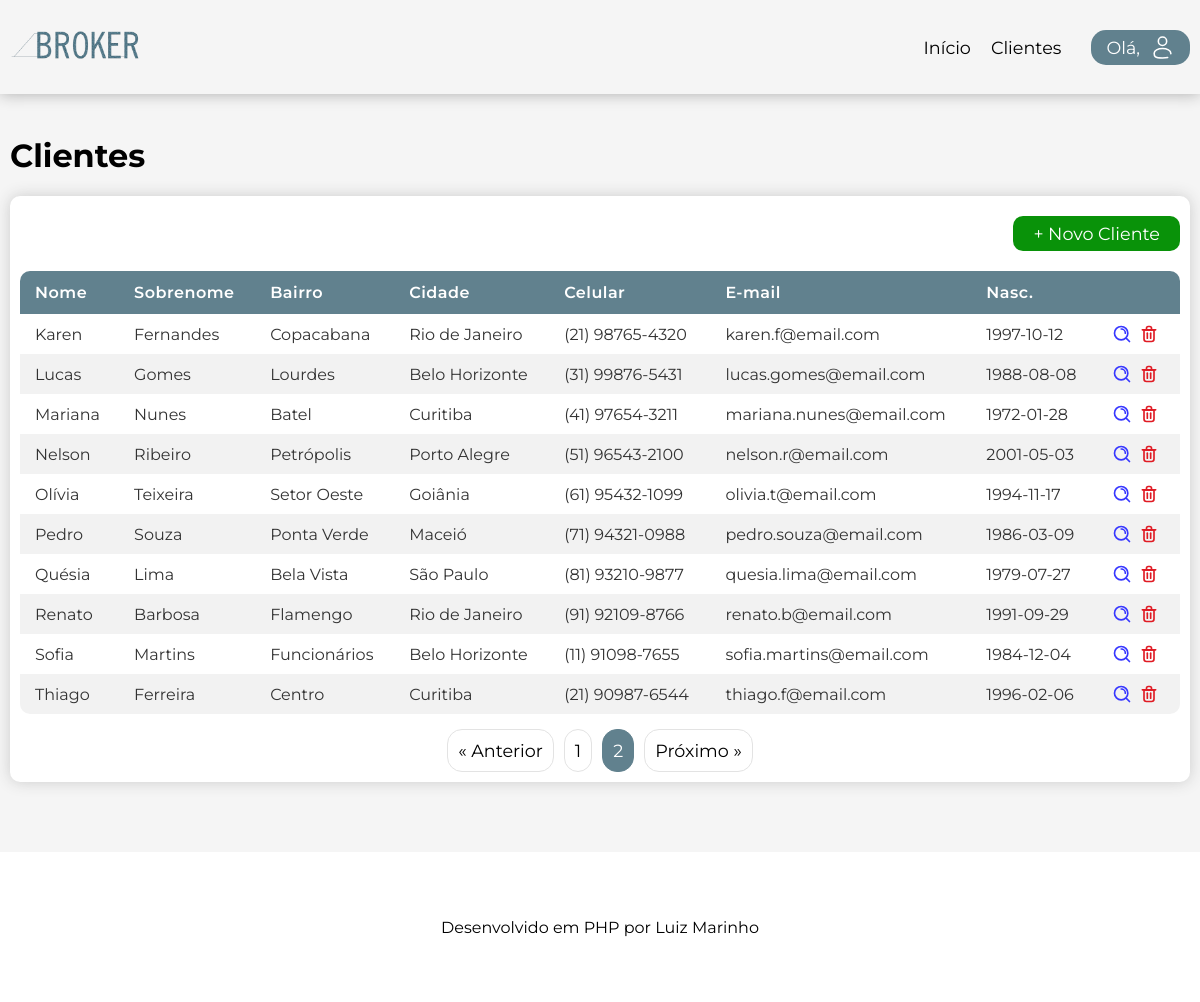
Before: /clientes?page=2 (signed in) with the older database file.
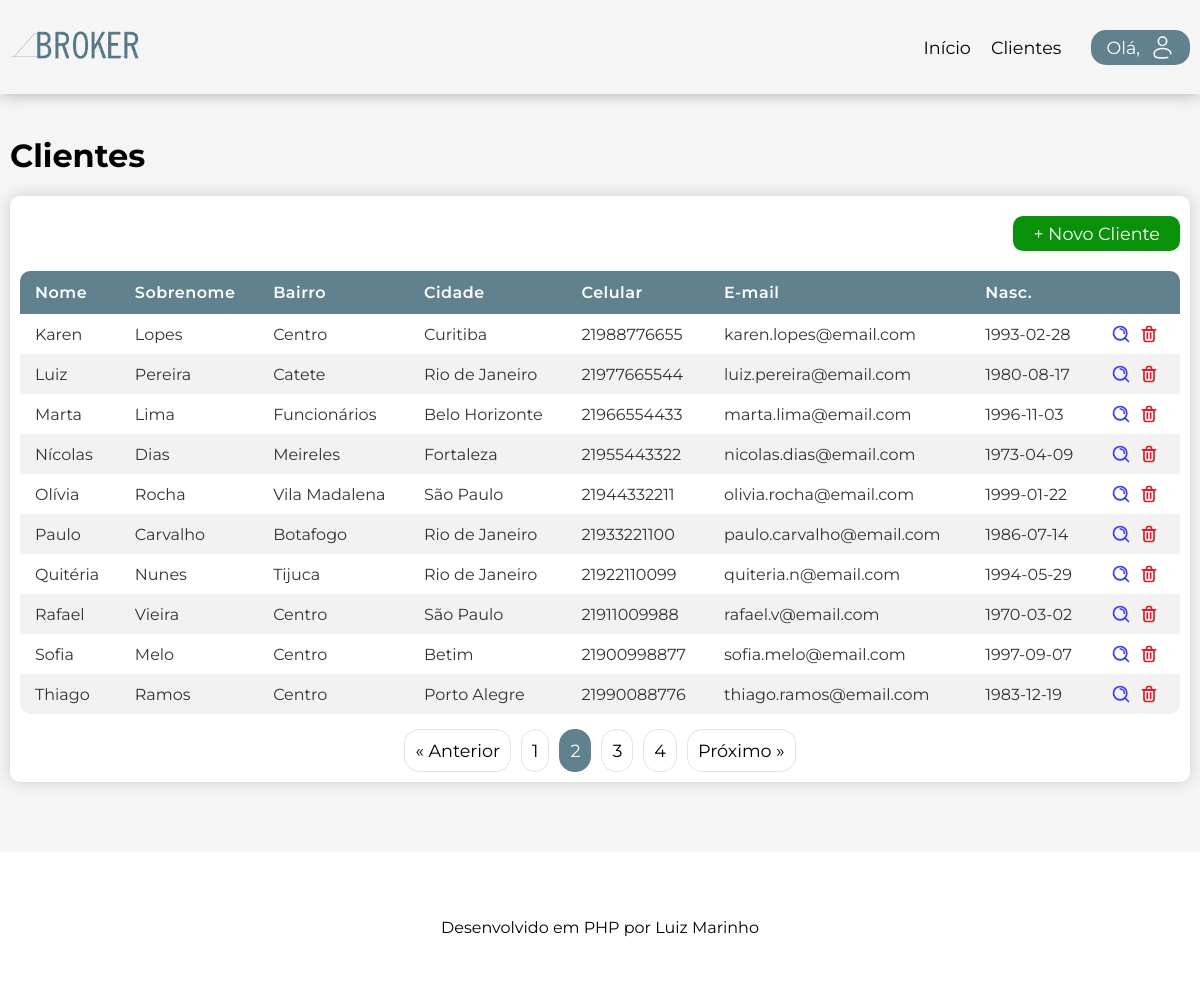
After: the same page with the newer database file.
### tables this page shows
CREATE TABLE IF NOT EXISTS addresses (
    id INT AUTO_INCREMENT NOT NULL,
    id_customer INT NOT NULL,
    street VARCHAR(100) NOT NULL,
    number INT NOT NULL,
    complement VARCHAR(10),
    neighborhood VARCHAR(100) NOT NULL,
    city VARCHAR(100) NOT NULL,
    state CHAR(2) NOT NULL,
    cep VARCHAR(8) NOT NULL,
    active BOOLEAN NOT NULL DEFAULT TRUE,
    created_at TIMESTAMP NOT NULL,
    modified_at TIMESTAMP NULL,
    deleted_at TIMESTAMP NULL,
    PRIMARY KEY(id),
    
    FOREIGN KEY(id_customer) 
    REFERENCES customers(id)
    ON DELETE CASCADE
);

CREATE TABLE IF NOT EXISTS customers (
    id INT AUTO_INCREMENT NOT NULL,
    first_name VARCHAR(40) NOT NULL,
    last_name VARCHAR(40) NOT NULL,
    cpf VARCHAR(11) UNIQUE,
    birth_date DATE,
    cellphone VARCHAR(15),
    email varchar(254) UNIQUE,
    active BOOLEAN NOT NULL DEFAULT TRUE,
    created_at TIMESTAMP NOT NULL,
    modified_at TIMESTAMP NULL,
    deleted_at TIMESTAMP NULL,
    PRIMARY KEY(id)
);

### App/Controller/CustomerController.php (called while the page is built, shortened)
<?php
final class CustomerController {
    private readonly CustomerUsecase $usecase;
    public function __construct(CustomerUsecase $usecase) {
        $this->usecase = $usecase;
    }
    final public function list(): void {
        $limit = 10;
        $currentPage = filter_input(INPUT_GET, 'page', FILTER_VALIDATE_INT) ?? 1;
        $offset = ($currentPage - 1) * $limit;
        $customers = $this->usecase->getAll($limit, $offset);
        $totalPages = ceil($customers['total_records'] / $limit);
        require_once VIEW . 'pages/customers.php';
    }
}

### App/Usecase/CustomerUsecase.php (called while the page is built, shortened)
<?php
final class CustomerUsecase {
    private readonly CustomerRepository $customerRepo;
    public function __construct(CustomerRepository $customerRepo, AddressRepository $addressRepo) {
        $this->customerRepo = $customerRepo;
    }
    public function getAll(int $limit, int $offset):?array {
        $result = $this->customerRepo->fetchAll($limit, $offset);
        if (!empty($result)) {
            return $result;
        }
        return null;
    }
}

### App/Repository/CustomerRepository.php (called while the page is built, shortened)
<?php
class CustomerRepository {
    private readonly mysqli $db;
    public function __construct(mysqli $db) {
        $this->db = $db;
    }
    public function fetchAll(int $limit, int $offset): ?array {
        $totalRecords = $this->countAll();
        $query = "SELECT c.id, c.first_name, c.last_name, c.cpf, c.birth_date, c.cellphone, c.email, a.neighborhood, a.city
                FROM customers c
                LEFT JOIN addresses a ON c.id = a.id_customer
                WHERE c.active = true
                ORDER BY COALESCE(c.modified_at, c.created_at) DESC
                LIMIT ? OFFSET ?";
        $stmt = $this->db->prepare($query);
        $success = $stmt->bind_param("ii", $limit, $offset);
        $stmt->execute();
        $result = $stmt->get_result()->fetch_all(MYSQLI_ASSOC);
        if (!empty($result)) {
            $customers = [];
            foreach ($result as $row) {
                $address = new AddressDtoResponse(null, null,null,null,$row['neighborhood'],$row['city']);
                $customer = new CustomerDtoResponse($row['id'], $row['first_name'], $row['last_name'], $row['cpf'], $row['birth_date'],
                        $row['email'], $row['cellphone'], $address);
                $customers[] = $customer;
            }
            return [
                'customers' => $customers,
                'total_records' => $totalRecords
            ];
        }
        return null;
    }
    public function countAll(): int {
        $query = "SELECT COUNT(id)
                    FROM customers
                    WHERE active = true;";
        $result = $this->db->query($query)->fetch_row();
        return (int) $result[0];
    }
}

### App/Dto/Response/CustomerDtoResponse.php (called while the page is built, shortened)
<?php
    final class CustomerDtoResponse {
        private ?int $id;
        private ?string $firstName;
        private ?string $lastName;
        private ?string $birthDate;
        private ?string $email;
        private ?string $cellphone;
        private ?AddressDtoResponse $address;
        public function getId(): ?int {
            return $this->id;
        }
        public function getFirstName(): ?string {
            return $this->firstName;
        }
        public function getLastName(): ?string {
            return $this->lastName;
        }
        public function getBirthDate(): ?string {
            return $this->birthDate;
        }
        public function getEmail(): ?string {
            return $this->email;
        }
        public function getCellphone(): ?string {
            return $this->cellphone;
        }
        public function getAddress(): ?AddressDtoResponse {
            return $this->address;
        }
        private function setId(?int $id): void {
            $this->id = $id;
        }
        public function setFirstName(?string $firstName): void {
            $this->firstName = $firstName;
        }
        public function setLastName(?string $lastName): void {
            $this->lastName = $lastName;
        }
        public function setBirthDate(?string $birthDate): void {
            $this->birthDate = $birthDate;
        }
        public function setEmail(?string $email): void {
            if (!empty($email)) {
                if (filter_var($email, FILTER_VALIDATE_EMAIL)) {
                    $this->email = $email;
                    return;
                }
                throw new Exception("Email is not valid", 400);
            } else {
                $this->email = $email;
            }
        }
        public function setCellphone(?string $cellphone): void {
            $this->cellphone = $cellphone;
        }
        public function setAddress(?AddressDtoResponse $address): void {
            $this->address = $address;
        }
    }

### App/Dto/Response/AddressDtoResponse.php (called while the page is built, shortened)
<?php
final class AddressDtoResponse {
    private ?string $neighborhood;
    private ?string $city;
    public function getNeighborhood(): ?string {
        return $this->neighborhood;
    }
    public function getCity(): ?string {
        return $this->city;
    }
    public function setNeighborhood(?string $neighborhood): void {
        $this->neighborhood = $neighborhood;
    }
    public function setCity(?string $city): void {
        $this->city = $city;
    }
}

### App/view/components/table.php (the view, shortened to what the changed rows need)
<div class="container">
    <h1>Clientes</h1>
    <div class="table-group bg-white">
        <div class="table-container">
            <table>
                <thead>
                    <tr>
                        <th>Nome</th>
                        <th>Sobrenome</th>
                        <th>Bairro</th>
                        <th>Cidade</th>
                        <th>Celular</th>
                        <th>E-mail</th>
                        <th>Nasc.</th>
                        <th></th>
                    </tr>
                </thead>
                <tbody>
                    <?php if (empty($customers)): ?>
                        <tr>
                            <td colspan="8">Ainda não há clientes cadastrados</td>
                        </tr>
                    <?php else: ?>
                        <?php foreach ($customers['customers'] as $customer): ?>
                            <tr>
                                <td><?= $customer->getFirstName() ?></td>
                                <td><?= $customer->getLastName() ?></td>
                                <td><?= $customer->getAddress()->getNeighborhood() ?></td>
                                <td><?= $customer->getAddress()->getCity() ?></td>
                                <td><?= $customer->getCellphone() ?></td>
                                <td><?= $customer->getEmail() ?></td>
                                <td><?= $customer->getBirthDate() ?></td>
                                <td  class="table-actions" colspan="2">
                                    <a class="action-icon" href="<?= 'clientes/detalhar?id=' . $customer->getId() ?>">
                                    </a>
                                    <a class="action-icon" href="<?= 'clientes/excluir?id=' . $customer->getId() ?>">
                                    </a>
                                </td>
                            </tr>
                        <?php endforeach; ?>
                    <?php endif ?>
                </tbody>
            </table>
        </div>
        <?php if ($totalPages > 1): ?>
            <div id="pagination">
                <a href="?page=<?= max(1, $currentPage - 1) ?>"
                class="btn-page <?= ($currentPage <= 1) ? 'disabled' : '' ?>">
                &laquo; Anterior
                </a>
                <?php for ($i = max(1, $currentPage - 2); $i <= min($totalPages, $currentPage + 2); $i++): ?>
                    <a href="?page=<?= $i ?>"
                    class="btn-page <?= ($i == $currentPage) ? 'active' : '' ?>">
                    <?= $i ?>
                    </a>
                <?php endfor; ?>
                <a href="?page=<?= min($totalPages, $currentPage + 1) ?>"
                class="btn-page <?= ($currentPage >= $totalPages) ? 'disabled' : '' ?>">
                Próximo &raquo;
                </a>
            </div>
        <?php endif; ?>
    </div>
</div>

Changed rows visible on the page:
changed addresses "Karen": id_customer.last_name "Fernandes" → "Lopes"; neighborhood "Copacabana" → "Centro"; city "Rio de Janeiro" → "Curitiba"; id_customer.cellphone "(21) 98765-4320" → "21988776655"; id_customer.email "karen.f@email.com" → "karen.lopes@email.com"; id_customer.birth_date "1997-10-12" → "1993-02-28"
changed addresses: id_customer.first_name "Lucas" → "Luiz"; id_customer.last_name "Gomes" → "Pereira"; neighborhood "Lourdes" → "Catete"; city "Belo Horizonte" → "Rio de Janeiro"; id_customer.cellphone "(31) 99876-5431" → "21977665544"; id_customer.email "lucas.gomes@email.com" → "luiz.pereira@email.com"; id_customer.birth_date "1988-08-08" → "1980-08-17"
changed addresses: id_customer.first_name "Mariana" → "Marta"; id_customer.last_name "Nunes" → "Lima"; neighborhood "Batel" → "Funcionários"; city "Curitiba" → "Belo Horizonte"; id_customer.cellphone "(41) 97654-3211" → "21966554433"; id_customer.email "mariana.nunes@email.com" → "marta.lima@email.com"; id_customer.birth_date "1972-01-28" → "1996-11-03"
changed addresses: id_customer.first_name "Nelson" → "Nícolas"; id_customer.last_name "Ribeiro" → "Dias"; neighborhood "Petrópolis" → "Meireles"; city "Porto Alegre" → "Fortaleza"; id_customer.cellphone "(51) 96543-2100" → "21955443322"; id_customer.email "nelson.r@email.com" → "nicolas.dias@email.com"; id_customer.birth_date "2001-05-03" → "1973-04-09"
changed addresses "Olívia": id_customer.last_name "Teixeira" → "Rocha"; neighborhood "Setor Oeste" → "Vila Madalena"; city "Goiânia" → "São Paulo"; id_customer.cellphone "(61) 95432-1099" → "21944332211"; id_customer.email "olivia.t@email.com" → "olivia.rocha@email.com"; id_customer.birth_date "1994-11-17" → "1999-01-22"
changed addresses: id_customer.first_name "Pedro" → "Paulo"; id_customer.last_name "Souza" → "Carvalho"; neighborhood "Ponta Verde" → "Botafogo"; city "Maceió" → "Rio de Janeiro"; id_customer.cellphone "(71) 94321-0988" → "21933221100"; id_customer.email "pedro.souza@email.com" → "paulo.carvalho@email.com"; id_customer.birth_date "1986-03-09" → "1986-07-14"
changed addresses: id_customer.first_name "Quésia" → "Quitéria"; id_customer.last_name "Lima" → "Nunes"; neighborhood "Bela Vista" → "Tijuca"; city "São Paulo" → "Rio de Janeiro"; id_customer.cellphone "(81) 93210-9877" → "21922110099"; id_customer.email "quesia.lima@email.com" → "quiteria.n@email.com"; id_customer.birth_date "1979-07-27" → "1994-05-29"
changed addresses: id_customer.first_name "Renato" → "Rafael"; id_customer.last_name "Barbosa" → "Vieira"; neighborhood "Flamengo" → "Centro"; city "Rio de Janeiro" → "São Paulo"; id_customer.cellphone "(91) 92109-8766" → "21911009988"; id_customer.email "renato.b@email.com" → "rafael.v@email.com"; id_customer.birth_date "1991-09-29" → "1970-03-02"
changed addresses "Sofia": id_customer.last_name "Martins" → "Melo"; neighborhood "Funcionários" → "Centro"; city "Belo Horizonte" → "Betim"; id_customer.cellphone "(11) 91098-7655" → "21900998877"; id_customer.email "sofia.martins@email.com" → "sofia.melo@email.com"; id_customer.birth_date "1984-12-04" → "1997-09-07"
changed addresses "Thiago": id_customer.last_name "Ferreira" → "Ramos"; city "Curitiba" → "Porto Alegre"; id_customer.cellphone "(21) 90987-6544" → "21990088776"; id_customer.email "thiago.f@email.com" → "thiago.ramos@email.com"; id_customer.birth_date "1996-02-06" → "1983-12-19"
Other visible differences:
new list line: "3"
new list line: "4"
